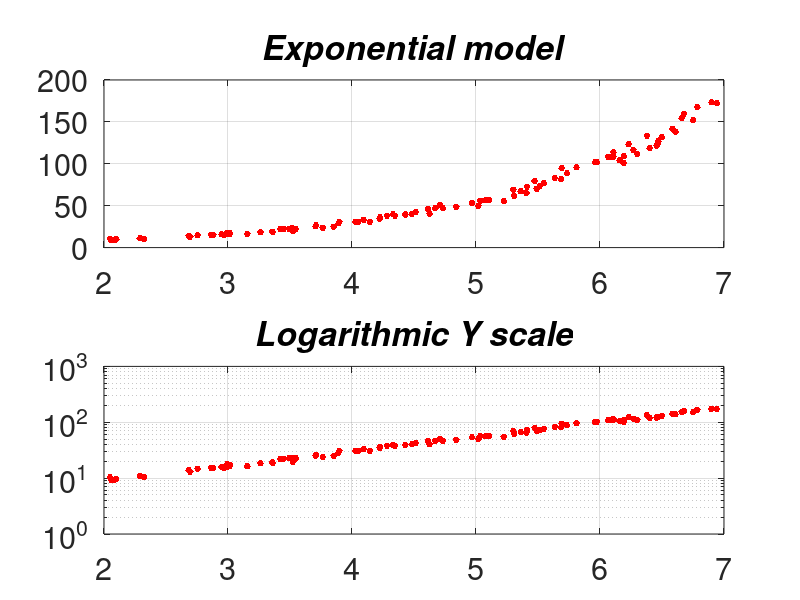
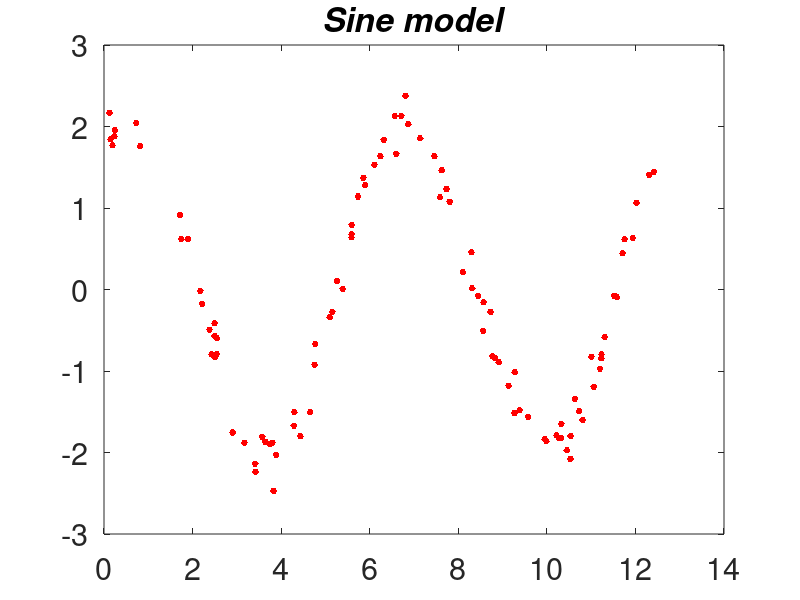
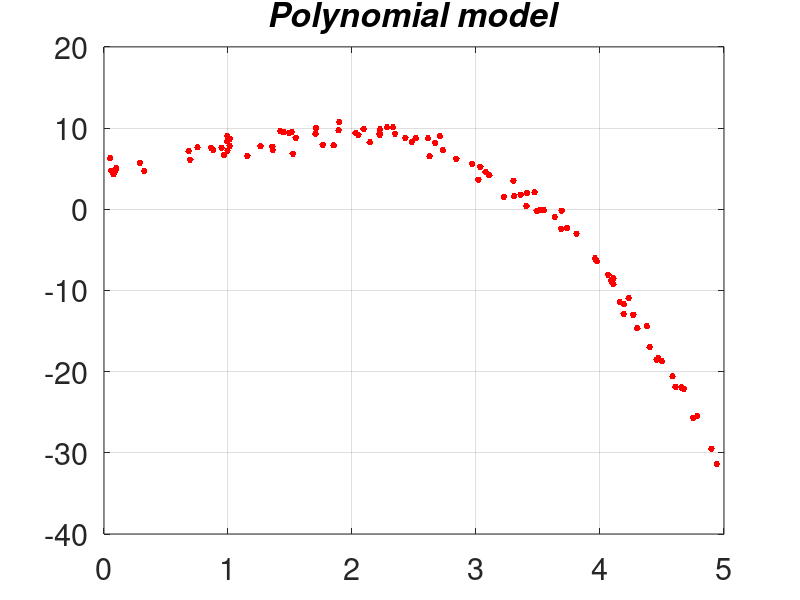
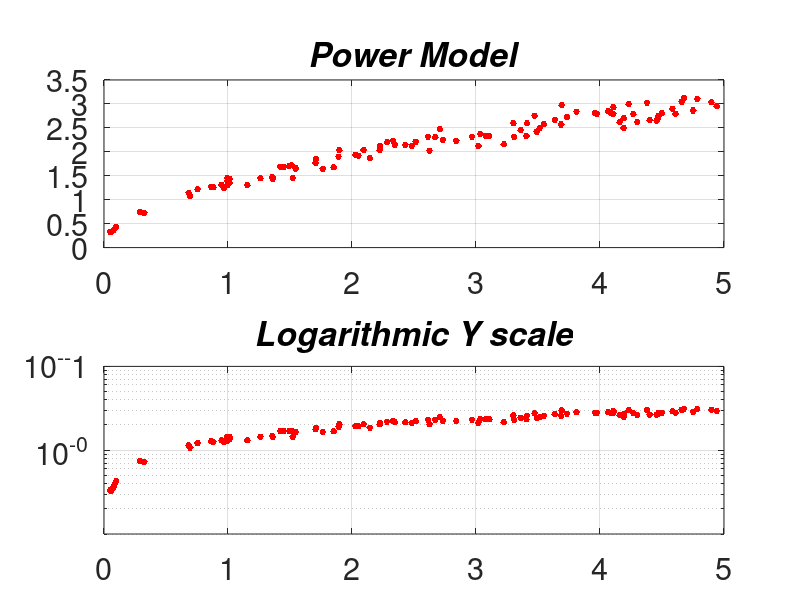

Source code (MATLAB) for these figures, in order:
clear all;
close all;
clc

load dat3_1;
figure() 
subplot(2,1,1)
plot(xy1(:,1),xy1(:,2),'.r','MarkerSize',15)
grid on
set(gca,'FontSize',22)
title('Exponential model','FontAngle', 'italic', 'FontWeight', 'bold')
subplot(2,1,2)
semilogy(xy1(:,1),xy1(:,2),'.r','MarkerSize',15)
grid on
set(gca,'FontSize',22)
title('Logarithmic Y scale','FontAngle', 'italic', 'FontWeight', 'bold')
   
figure() 
plot(xy2(:,1),xy2(:,2),'.r','MarkerSize',15)
set(gca,'FontSize',22)
title('Sine model','FontAngle', 'italic', 'FontWeight', 'bold')
   
figure() 
plot(xy3(:,1),xy3(:,2),'.r','MarkerSize',15)
grid on
set(gca,'FontSize',22)
title('Polynomial model','FontAngle', 'italic', 'FontWeight', 'bold')
 
figure()
subplot(2,1,1)
plot(xy4(:,1),xy4(:,2),'.r','MarkerSize',15)
grid on
set(gca,'FontSize',22)
title('Power Model','FontAngle', 'italic', 'FontWeight', 'bold')
subplot(2,1,2)
semilogy(xy4(:,1),xy4(:,2),'.r','MarkerSize',15)
grid on
ytick = 10.^(0:3);
yticklab = cellstr(num2str(round(-log10(ytick(:))), '10^-^%d'));
set(gca,'YTick',ytick,'YTickLabel',yticklab,'TickLabelInterpreter', ...
    'tex','FontSize',22)
title('Logarithmic Y scale','FontAngle', 'italic', 'FontWeight', 'bold')